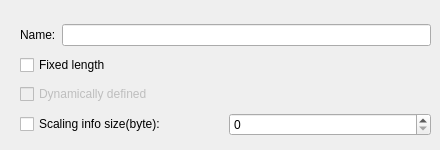
    <widget class="QWidget" name="tab_5">
     <attribute name="title">
      <string>Did Info</string>
     </attribute>
     <widget class="QWidget" name="layoutWidget">
      <property name="geometry">
       <rect>
        <x>20</x>
        <y>21</y>
        <width>411</width>
        <height>120</height>
       </rect>
      </property>
      <layout class="QVBoxLayout" name="verticalLayout_6">
       <item>
        <layout class="QHBoxLayout" name="horizontalLayout_12">
         <item>
          <widget class="QLabel" name="label_11">
           <property name="text">
            <string>Name:</string>
           </property>
          </widget>
         </item>
         <item>
          <widget class="QLineEdit" name="leDidInfoName"/>
         </item>
        </layout>
       </item>
       <item>
        <widget class="QCheckBox" name="cbxDidInfoFixedLength">
         <property name="text">
          <string>Fixed length</string>
         </property>
        </widget>
       </item>
       <item>
        <widget class="QCheckBox" name="cbxDidInfoDynamicllyDefined">
         <property name="enabled">
          <bool>false</bool>
         </property>
         <property name="text">
          <string>Dynamically defined</string>
         </property>
        </widget>
       </item>
       <item>
        <layout class="QHBoxLayout" name="horizontalLayout_11">
         <item>
          <widget class="QCheckBox" name="cbxDidInfoScalingEnable">
           <property name="text">
            <string>Scaling info size(byte):</string>
           </property>
          </widget>
         </item>
         <item>
          <widget class="QSpinBox" name="spbxDidInfoScalingInfoSize"/>
         </item>
        </layout>
       </item>
      </layout>
     </widget>
    </widget>
